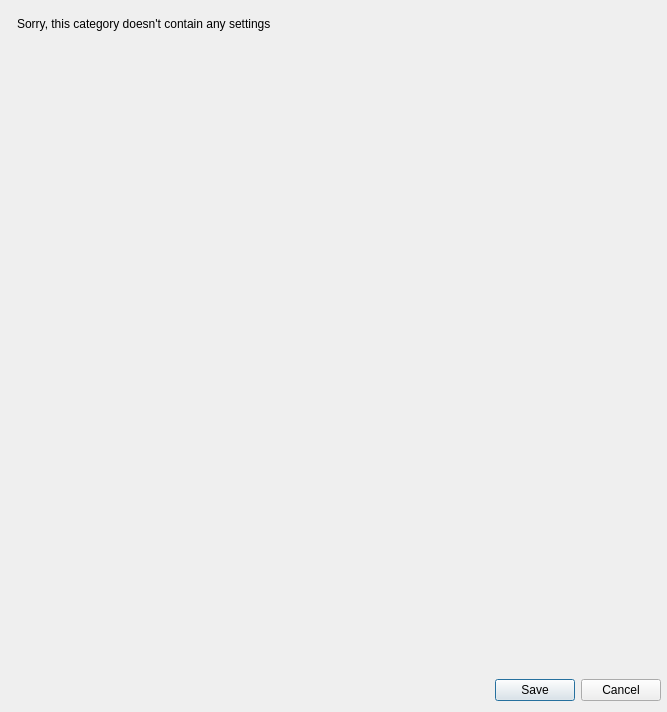
<?xml version="1.0" encoding="UTF-8"?>
<ui version="4.0">
 <class>XSettingsDialog</class>
 <widget class="QDialog" name="XSettingsDialog">
  <property name="geometry">
   <rect>
    <x>0</x>
    <y>0</y>
    <width>667</width>
    <height>712</height>
   </rect>
  </property>
  <property name="windowTitle">
   <string>XSettingsDialog</string>
  </property>
  <layout class="QGridLayout" name="gridLayout_2">
   <property name="leftMargin">
    <number>0</number>
   </property>
   <property name="topMargin">
    <number>0</number>
   </property>
   <property name="rightMargin">
    <number>0</number>
   </property>
   <item row="0" column="0">
    <widget class="XToolBar" name="xtoolBar" native="true"/>
   </item>
   <item row="1" column="0">
    <layout class="QGridLayout" name="gridLayout">
     <property name="leftMargin">
      <number>6</number>
     </property>
     <property name="rightMargin">
      <number>6</number>
     </property>
     <property name="bottomMargin">
      <number>0</number>
     </property>
     <item row="1" column="0">
      <widget class="QStackedWidget" name="settingsStackedWidget">
       <widget class="QWidget" name="page">
        <layout class="QGridLayout" name="gridLayout_3">
         <item row="0" column="0">
          <widget class="QLabel" name="label">
           <property name="text">
            <string>Sorry, this category doesn't contain any settings</string>
           </property>
          </widget>
         </item>
         <item row="1" column="0">
          <spacer name="verticalSpacer_2">
           <property name="orientation">
            <enum>Qt::Vertical</enum>
           </property>
           <property name="sizeHint" stdset="0">
            <size>
             <width>20</width>
             <height>40</height>
            </size>
           </property>
          </spacer>
         </item>
        </layout>
       </widget>
      </widget>
     </item>
    </layout>
   </item>
   <item row="2" column="0">
    <layout class="QHBoxLayout" name="horizontalLayout">
     <property name="leftMargin">
      <number>6</number>
     </property>
     <property name="rightMargin">
      <number>6</number>
     </property>
     <item>
      <widget class="QDialogButtonBox" name="buttonBox">
       <property name="standardButtons">
        <set>QDialogButtonBox::Cancel|QDialogButtonBox::Save</set>
       </property>
      </widget>
     </item>
    </layout>
   </item>
  </layout>
 </widget>
 <layoutdefault spacing="6" margin="11"/>
 <customwidgets>
  <customwidget>
   <class>XToolBar</class>
   <extends>QWidget</extends>
   <header>src/corelayers/xsettingsdialog/xtoolbar.h</header>
   <container>1</container>
  </customwidget>
 </customwidgets>
 <resources/>
 <connections/>
</ui>
